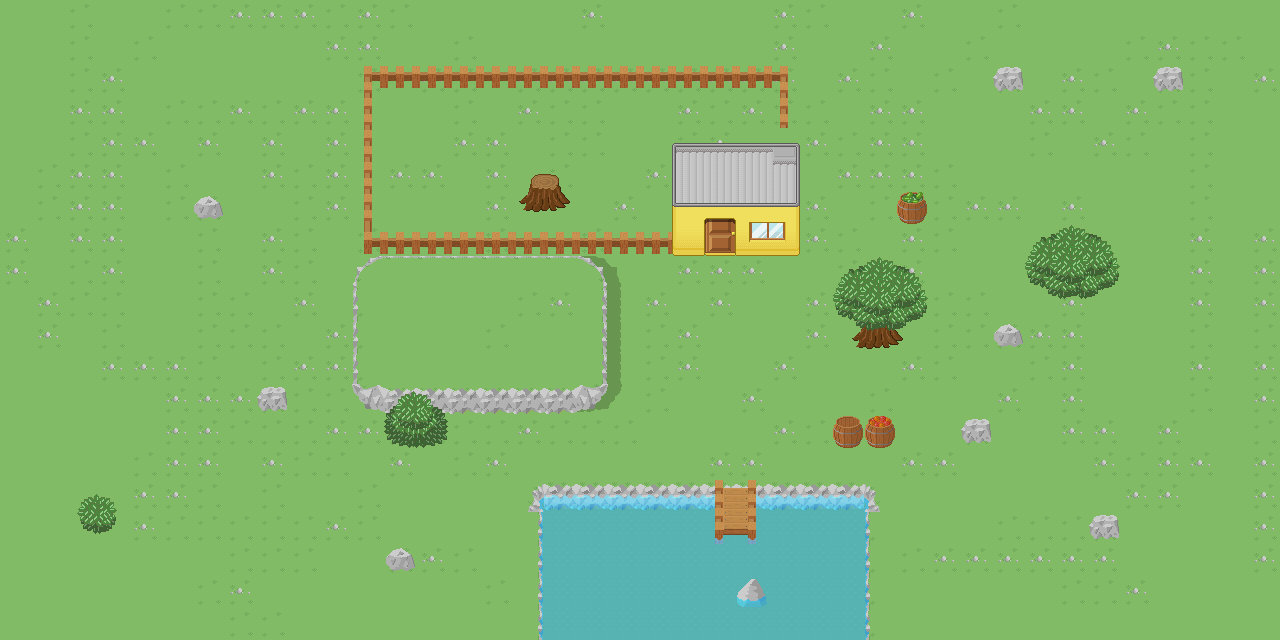

A level layout from a 2D game, rendered from its tile map. Below: a short description, then the map file with tile-grid data replaced by summaries:
An orthogonal 40x20 tile map with 32x32 px tiles, 2 tile layers (background, above).

<map version="1.0" orientation="orthogonal" width="40" height="20" tilewidth="32" tileheight="32">
 <tileset firstgid="1" name="tileset" tilewidth="32" tileheight="32">
  <image source="tileset.png" trans="000000" width="480" height="1216" />
 </tileset>
 <layer name="background" width="40" height="20">
  <data>[800 cells, 800 non-empty, 28 distinct tile ids]</data>
 </layer>
 <layer name="above" width="40" height="20">
  <data>[800 cells, 78 non-empty, 56 distinct tile ids]</data>
 </layer>
</map>
